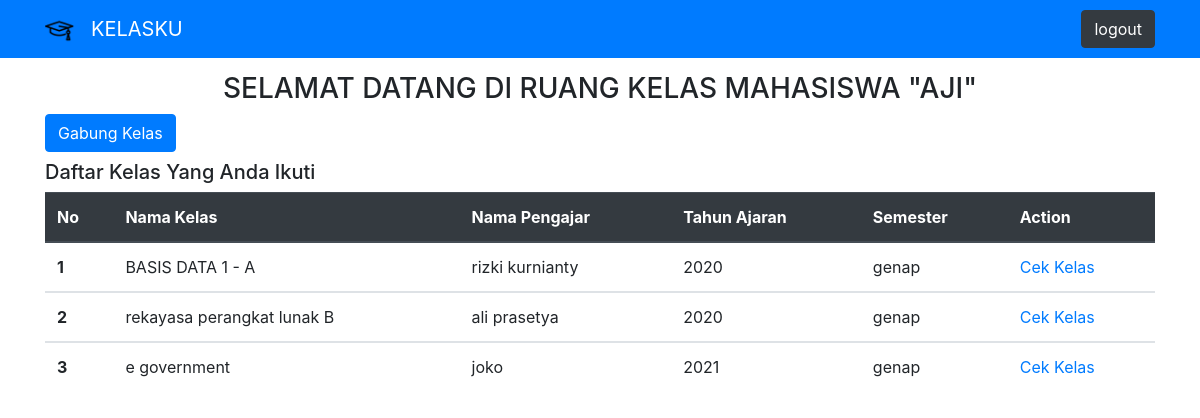
Screenshot of /kelas/kelas_mahasiswa/ruang_mhs.php (signed in) with the database file from the repository.
### tables this page shows
CREATE TABLE `kelas_mahasiswa` (
  `id_kelas_mahasiswa` bigint(20) NOT NULL AUTO_INCREMENT,
  `id_kelas` bigint(20) NOT NULL,
  `id_mhs` varchar(30) NOT NULL,
  PRIMARY KEY (`id_kelas_mahasiswa`),
  KEY `id_kelas` (`id_kelas`),
  KEY `id_mhs` (`id_mhs`),
  CONSTRAINT `kelas_mahasiswa_ibfk_2` FOREIGN KEY (`id_kelas`) REFERENCES `kelas` (`id_kelas`),
  CONSTRAINT `kelas_mahasiswa_ibfk_3` FOREIGN KEY (`id_mhs`) REFERENCES `mhs` (`id_mhs`)
);

CREATE TABLE `kelas` (
  `id_kelas` bigint(20) NOT NULL AUTO_INCREMENT,
  `nama_kelas` varchar(100) NOT NULL,
  `id_dosen` varchar(20) NOT NULL,
  `tahun_ajaran` year(4) DEFAULT NULL,
  `semester` enum('genap','ganjil') DEFAULT NULL,
  PRIMARY KEY (`id_kelas`),
  KEY `id_dosen` (`id_dosen`),
  CONSTRAINT `kelas_ibfk_1` FOREIGN KEY (`id_dosen`) REFERENCES `dosen` (`id_dosen`)
);

CREATE TABLE `dosen` (
  `id_dosen` varchar(20) NOT NULL,
  `nama_dosen` varchar(30) DEFAULT NULL,
  `email` varchar(40) DEFAULT NULL,
  `notelp` varchar(40) DEFAULT NULL,
  PRIMARY KEY (`id_dosen`)
);

### kelas/kelas_mahasiswa/ruang_mhs.php (the view, shortened to what this page needs)
<?php
include 'konek.php';
?>
<!doctype html>
<html lang="en">
<head>
  <link rel="stylesheet" href="https://cdn.jsdelivr.net/npm/bootstrap@4.5.3/dist/css/bootstrap.min.css">
</head>
<body>
  <nav class="navbar fixed-top navbar-expand-lg navbar-dark bg-primary mb-5">
    <div class="container">
      <a class="navbar-brand" href="#">
        <img src="../../img/topi.png" width="30" height="30"></a>
      <a class="navbar-brand" href="#">KELASKU</a>
      <div class="collapse navbar-collapse" id="navbarNavAltMarkup">
        <div class="navbar-nav ml-auto">
          <a class="btn btn-dark" href="../../logout.php">logout <span class="sr-only">(current)</span></a>
        </div>
      </div>
    </div>
  </nav>
  <div class="container mt-5">
    <h3 style="text-transform:uppercase; text-align:center;">Selamat Datang di Ruang Kelas Mahasiswa "<?= $_SESSION['user_name'] ?>" </h2>
      <button type="button" class="btn btn-primary" data-toggle="modal" data-target="#gabungModal">Gabung Kelas</button>
      <h5 class="mt-2">Daftar Kelas Yang Anda Ikuti</h5>
      <table class="table">
        <thead class="thead-dark">
          <tr>
            <th scope="col">No</th>
            <th scope="col">Nama Kelas</th>
            <th scope="col">Nama Pengajar</th>
            <th scope="col">Tahun Ajaran</th>
            <th scope="col">Semester</th>
            <th scope="col">Action</th>
          </tr>
        </thead>
        <?php
        $no = 1;
        $idmhs = $_SESSION['id_mahasiswa'];
        $kelasmhs = mysqli_query($konek, "SELECT * FROM kelas_mahasiswa a JOIN kelas b
                                        ON a.id_kelas=b.id_kelas JOIN dosen c
                                        ON b.id_dosen=c.id_dosen
                                        WHERE id_mhs=$idmhs");
        while ($datakelas = mysqli_fetch_assoc($kelasmhs)) {
          $idkelas = $datakelas['id_kelas'];
        ?>
          <tbody>
            <tr>
              <th scope="row"><?= $no; ?></th>
              <td><?= $datakelas['nama_kelas']; ?></td>
              <td><?= $datakelas['nama_dosen']; ?></td>
              <td><?= $datakelas['tahun_ajaran']; ?></td>
              <td><?= $datakelas['semester']; ?></td>
              <td><a href="rincian_kelasmhs.php?id_kelas=<?= $idkelas ?>">Cek Kelas</a></td>
            </tr>
          </tbody>
          <?php $no++ ?>
        <?php } ?>
      </table>
  </div>
  <br><br>
</body>
</html>

### rows the page displays
kelas_mahasiswa: id_kelas.nama_kelas "BASIS DATA 1 - A", dosen.nama_dosen "rizki kurnianty", id_kelas.tahun_ajaran "2020", id_kelas.semester "genap"
kelas_mahasiswa: id_kelas.nama_kelas "rekayasa perangkat lunak B", dosen.nama_dosen "ali prasetya", id_kelas.tahun_ajaran "2020", id_kelas.semester "genap"
kelas_mahasiswa: id_kelas.nama_kelas "e government", dosen.nama_dosen "joko", id_kelas.tahun_ajaran "2021", id_kelas.semester "genap"

### other values shown
$_SESSION['user_name'] "AJI"
